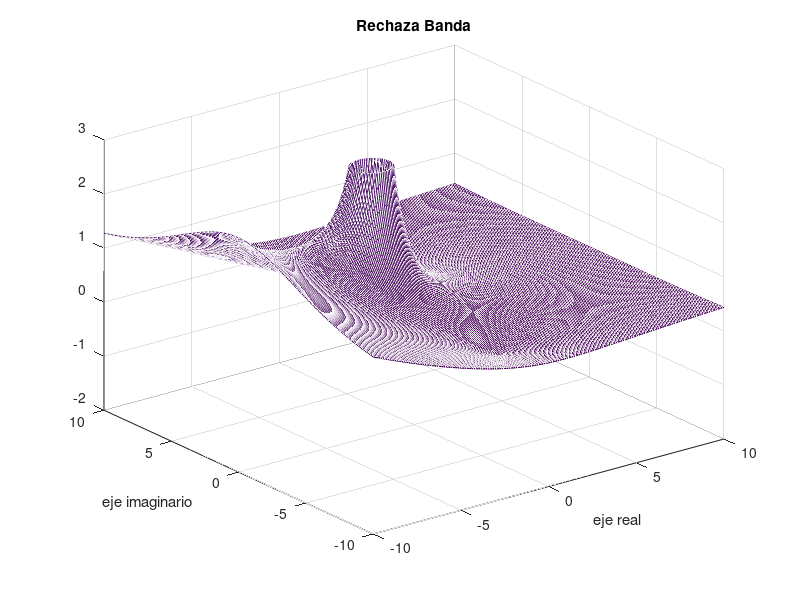
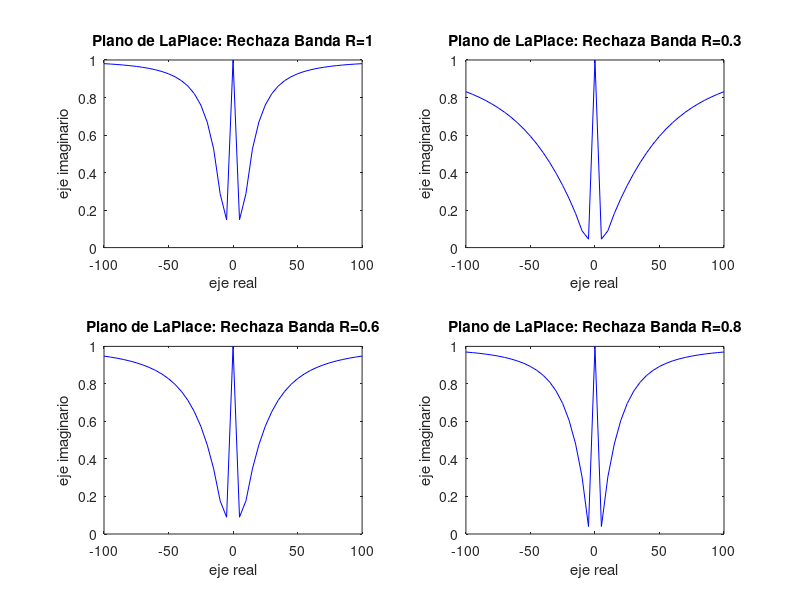
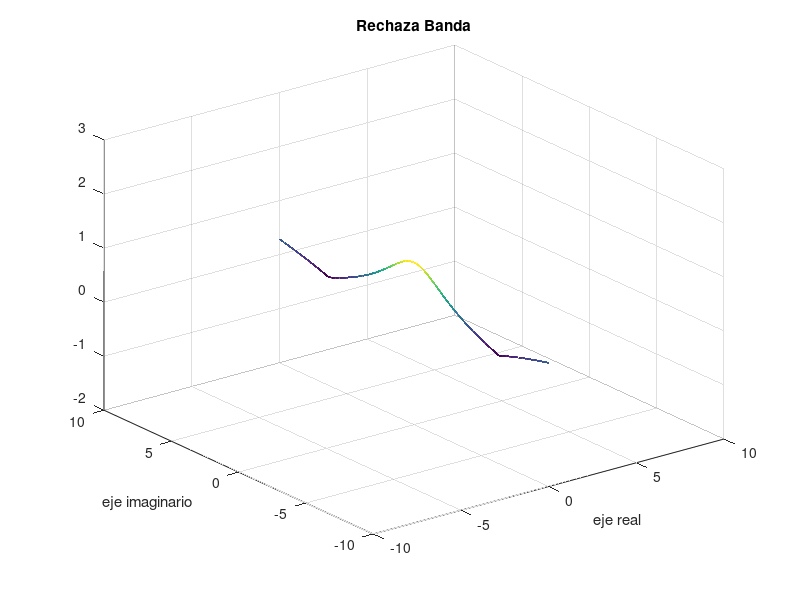

MATLAB code to generate these figures, in order:

close all
clear all

%%%%%%%%%%%%%%%%%%%%%%%%%%%%ejercicio 1%%%%%%%%%%%%%%%%%%%%%%%%
a=0;
for sigma=-10:0.1:10;
    a=a+1;
    b=0;
    for omega=-10:0.1:10;
        b=b+1;
        s(b,a)=sigma+j*omega;
                
    end
end


R=1;  %mover entre 1 y 0.2 para no salir de rango
C=0.05;  
L=0.5;


H=( s.^2+1/(L*C) ) ./( s.^2+s/(R*C)+1/(L*C) );		%rechanza banda

figure(1)
ejesig=real(s);
ejeome=imag(s);
mesh(ejesig,ejeome,abs(H));
%mesh(ejesig,ejeome,20*log10(abs(H)));
axis([-10 10 -10 10 -2 3])
xlabel('eje real');
ylabel('eje imaginario')
title('Rechaza Banda');



%%%%%%%%%%%%%%%%%%%%%%%%%%Rebanada de Fourier%%%%%%%%%%%%
figure(3)
a=0;
for sigma=-10:0.1:10;
    a=a+1;
    b=0;
    for omega=-10:0.1:10;
        b=b+1;
        sigma=0;
        s(b,a)=sigma+j*omega;
                
    end
end
H=( s.^2+1/(L*C) ) ./( s.^2+s/(R*C)+1/(L*C) );		%rechanza banda
ejesig=real(s);
ejeome=imag(s);
mesh(ejesig,ejeome,abs(H));
%mesh(ejesig,ejeome,20*log10(abs(H)));
axis([-10 10 -10 10 -2 3])
xlabel('eje real');
ylabel('eje imaginario')
title('Rechaza Banda')


%%%%%%%%%%%%%%%%inciso 2
%%%%%%%%%%%%%%%%%%%%%varias frecuencias de corte%%%%%%%%%%%%%

figure(2)
a=1;
    for omega=-100:5:100;
        w(a)=j*omega;
                a=a+1;
    end
    
subplot(2,2,1)    
R=1;  %mover entre 1 y 0.2 para no salir de rango
C=0.05;  
L=0.5;
RF=( w.^2+1/(L*C) ) ./( w.^2+w/(R*C)+1/(L*C) );		%rechaza banda
ejeome=imag(w);
plot(ejeome,abs(RF),'b');             %frecuencia 1
xlabel('eje real');
ylabel('eje imaginario')
title('Plano de LaPlace: Rechaza Banda R=1')

subplot(2,2,2)  
R=0.3;  %mover entre 1 y 0.2 para no salir de rango 
L=0.5;
C=0.05;
RF=( w.^2+1/(L*C) ) ./( w.^2+w/(R*C)+1/(L*C) );		%rechaza banda
ejeome=imag(w);
plot(ejeome,abs(RF),'b');             %frecuencia 2
xlabel('eje real');
ylabel('eje imaginario')
title('Plano de LaPlace: Rechaza Banda R=0.3')

subplot(2,2,3)  
C=0.05;  
L=0.5;
R=0.6;
RF=( w.^2+1/(L*C) ) ./( w.^2+w/(R*C)+1/(L*C) );		%rechaza banda
ejeome=imag(w);
plot(ejeome,abs(RF),'b');             %frecuencia 2
xlabel('eje real');
ylabel('eje imaginario')
title('Plano de LaPlace: Rechaza Banda R=0.6')

subplot(2,2,4)  
R=0.8;  %mover entre 1 y 0.2 para no salir de rango
C=0.05;  
L=1;
RF=( w.^2+1/(L*C) ) ./( w.^2+w/(R*C)+1/(L*C) );		%rechaza banda
ejeome=imag(w);
plot(ejeome,abs(RF),'b');             %frecuencia 2
xlabel('eje real');
ylabel('eje imaginario')
title('Plano de LaPlace: Rechaza Banda R=0.8')